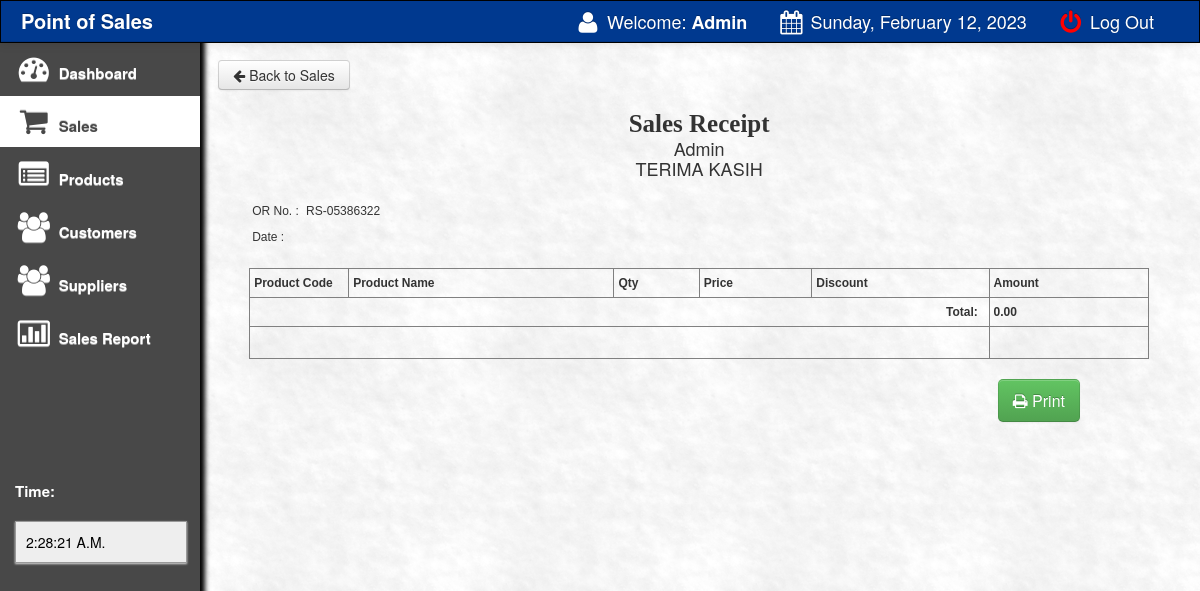
/main/preview.php?invoice=RS-05386322 (signed in), run on an earlier commit of the app's database.
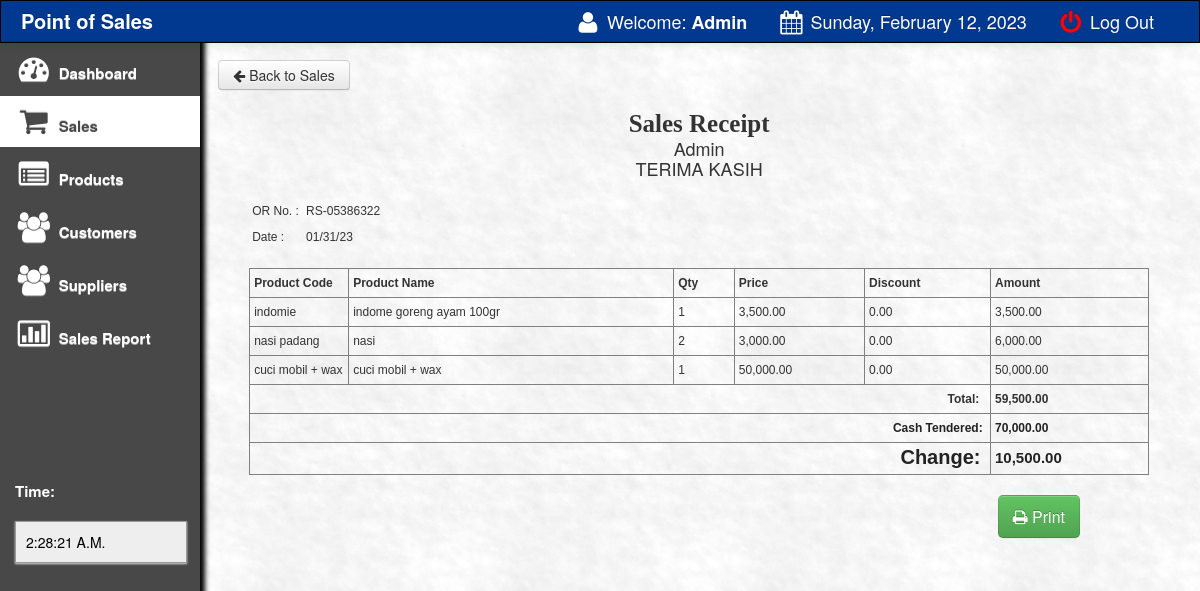
And on a later commit of the database.
### tables this page shows
CREATE TABLE `sales` (
  `transaction_id` int(11) NOT NULL,
  `invoice_number` varchar(100) NOT NULL,
  `cashier` varchar(100) NOT NULL,
  `date` varchar(100) NOT NULL,
  `type` varchar(100) NOT NULL,
  `amount` varchar(100) NOT NULL,
  `profit` varchar(100) NOT NULL,
  `due_date` varchar(100) NOT NULL,
  `name` varchar(100) NOT NULL,
  `balance` varchar(100) NOT NULL,
  `nama_toko` varchar(100) NOT NULL
);

CREATE TABLE `sales_order` (
  `transaction_id` int(11) NOT NULL,
  `invoice` varchar(100) NOT NULL,
  `product` varchar(100) NOT NULL,
  `qty` varchar(100) NOT NULL,
  `amount` varchar(100) NOT NULL,
  `profit` varchar(100) NOT NULL,
  `product_code` varchar(150) NOT NULL,
  `gen_name` varchar(200) NOT NULL,
  `name` varchar(200) NOT NULL,
  `price` varchar(100) NOT NULL,
  `discount` varchar(100) NOT NULL,
  `date` varchar(500) NOT NULL
);

### main/preview.php (the view, shortened to what this page needs)
<!DOCTYPE html>
<html>
<head>
 <link href="css/bootstrap.css" rel="stylesheet">
    <link rel="stylesheet" type="text/css" href="css/DT_bootstrap.css">
  <link rel="stylesheet" href="css/font-awesome.min.css">
    <link href="css/bootstrap-responsive.css" rel="stylesheet">
<link href="../style.css" media="screen" rel="stylesheet" type="text/css" />
<link href="src/facebox.css" media="screen" rel="stylesheet" type="text/css" />
<?php
$invoice=$_GET['invoice'];
include('../connect.php');
$result = $db->prepare("SELECT * FROM sales WHERE invoice_number= :userid");
$result->bindParam(':userid', $invoice);
$result->execute();
for($i=0; $row = $result->fetch(); $i++){
$invoice=$row['invoice_number'];
$date=$row['date'];
$cash=$row['due_date'];
$pt=$row['type'];
$am=$row['amount'];
if($pt=='cash'){
$cash=$row['due_date'];
$amount=$cash-$am;
}
}
?>
<?php
function createRandomPassword() {
	$chars = "003232303232023232023456789";
	$i = 0;
	$pass = '' ;
	while ($i <= 7) {
		$num = rand() % 33;
		$tmp = substr($chars, $num, 1);
		$pass = $pass . $tmp;
		$i++;
	}
	return $pass;
}
$finalcode='RS-'.createRandomPassword();
?>
<body>
<?php include('navfixed.php');?>
	<div class="container-fluid">
      <div class="row-fluid">
	<div class="span2">
             <div class="well sidebar-nav">
                 <ul class="nav nav-list">
              <li><a href="index.php"><i class="icon-dashboard icon-2x"></i> Dashboard </a></li>
			<li class="active"><a href="sales.php?id=cash&invoice"><i class="icon-shopping-cart icon-2x"></i> Sales</a>  </li>
			<li><a href="products.php"><i class="icon-list-alt icon-2x"></i> Products</a>                                     </li>
			<li><a href="customer.php"><i class="icon-group icon-2x"></i> Customers</a>                                    </li>
			<li><a href="supplier.php"><i class="icon-group icon-2x"></i> Suppliers</a>                                    </li>
			<li><a href="salesreport.php?d1=0&d2=0"><i class="icon-bar-chart icon-2x"></i> Sales Report</a>                </li>
				<br><br><br><br><br><br>
			<li>
			 <div class="hero-unit-clock">
			<form name="clock">
			<font color="white">Time: <br></font>&nbsp;<input style="width:150px;" type="ok" class="trans" name="face" value="">
			</form>
			  </div>
			</li>
				</ul>
          </div>
        </div>
	<div class="span10">
	<a href="sales.php?id=cash&invoice=<?php echo $finalcode ?>"><button class="btn btn-default"><i class="icon-arrow-left"></i> Back to Sales</button></a>
<div class="content" id="content">
<div style="margin: 0 auto; padding: 20px; width: 900px; font-weight: normal;">
	<div style="width: 100%; height: 190px;" >
	<div style="width: 900px; float: left;">
	<center><div style="font:bold 25px 'Aleo';">Sales Receipt</div>
	<?php echo $_SESSION['SESS_FIRST_NAME'] ?>	<br>
	TERIMA KASIH	<br>	<br>
	</center>
	</div>
	<div style="width: 136px; float: left; height: 70px;">
	<table cellpadding="3" cellspacing="0" style="font-family: arial; font-size: 12px;text-align:left;width : 100%;">
		<tr>
			<td>OR No. :</td>
			<td><?php echo $invoice ?></td>
		</tr>
		<tr>
			<td>Date :</td>
			<td><?php echo $date ?></td>
		</tr>
	</table>
	</div>
	</div>
	<div style="width: 100%; margin-top:-70px;">
	<table border="1" cellpadding="4" cellspacing="0" style="font-family: arial; font-size: 12px;	text-align:left;" width="100%">
		<thead>
			<tr>
				<th width="90"> Product Code </th>
				<th> Product Name </th>
				<th> Qty </th>
				<th> Price </th>
				<th> Discount </th>
				<th> Amount </th>
			</tr>
		</thead>
		<tbody>
				<?php
					$id=$_GET['invoice'];
					$result = $db->prepare("SELECT * FROM sales_order WHERE invoice= :userid");
					$result->bindParam(':userid', $id);
					$result->execute();
					for($i=0; $row = $result->fetch(); $i++){
				?>
				<tr class="record">
				<td><?php echo $row['product_code']; ?></td>
				<td><?php echo $row['gen_name']; ?></td>
				<td><?php echo $row['qty']; ?></td>
				<td>
				<?php
				$ppp=$row['price'];
				echo formatMoney($ppp, true);
				?>
				</td>
				<td>
				<?php
				$ddd=$row['discount'];
				echo formatMoney($ddd, true);
				?>
				</td>
				<td>
				<?php
				$dfdf=$row['amount'];
				echo formatMoney($dfdf, true);
				?>
				</td>
				</tr>
				<?php
					}
				?>
				<tr>
					<td colspan="5" style=" text-align:right;"><strong style="font-size: 12px;">Total: &nbsp;</strong></td>
					<td colspan="2"><strong style="font-size: 12px;">
					<?php
					$sdsd=$_GET['invoice'];
					$resultas = $db->prepare("SELECT sum(amount) FROM sales_order WHERE invoice= :a");
					$resultas->bindParam(':a', $sdsd);
					$resultas->execute();
					for($i=0; $rowas = $resultas->fetch(); $i++){
					$fgfg=$rowas['sum(amount)'];
					echo formatMoney($fgfg, true);
					}
					?>
					</strong></td>
				</tr>
				<?php if($pt=='cash'){
				?>
				<tr>
					<td colspan="5"style=" text-align:right;"><strong style="font-size: 12px; color: #222222;">Cash Tendered:&nbsp;</strong></td>
					<td colspan="2"><strong style="font-size: 12px; color: #222222;">
					<?php
					echo formatMoney($cash, true);
					?>
					</strong></td>
				</tr>
				<?php
				}
				?>
				<tr>
					<td colspan="5" style=" text-align:right;"><strong style="font-size: 12px; color: #222222;">
					<font style="font-size:20px;">
					<?php
					if($pt=='cash'){
					echo 'Change:';
					}
					?>&nbsp;
					</strong></td>
					<td colspan="2"><strong style="font-size: 15px; color: #222222;">
					<?php
					function formatMoney($number, $fractional=false) {
						if ($fractional) {
							$number = sprintf('%.2f', $number);
						}
						while (true) {
							$replaced = preg_replace('/(-?\d+)(\d\d\d)/', '$1,$2', $number);
							if ($replaced != $number) {
								$number = $replaced;
							} else {
								break;
							}
						}
						return $number;
					}
					if($pt=='cash'){
					echo formatMoney($amount, true);
					}
					?>
					</strong></td>
				</tr>
		</tbody>
	</table>
	</div>
	</div>
	</div>
	</div>
<div class="pull-right" style="margin-right:100px;">
		<a href="javascript:Clickheretoprint()" style="font-size:20px;"><button class="btn btn-success btn-large"><i class="icon-print"></i> Print</button></a>
		</div>
</div>
</div>

### main/navfixed.php (shortened to what this page needs)
<div class="navbar navbar-inverse navbar-fixed-top">
     <div class="navbar-inner">
       <div class="container-fluid">
         <a class="brand" href="#"><b>Point of Sales</b></a>
         <div class="nav-collapse collapse">
           <ul class="nav pull-right">
             <li><a><i class="icon-user icon-large"></i> Welcome:<strong> <?php echo $_SESSION['SESS_FIRST_NAME'];?></strong></a></li>
		 <li><a> <i class="icon-calendar icon-large"></i>
							<?php
							$Today = date('y:m:d');
							$new = date('l, F d, Y', strtotime($Today));
							echo $new;
							?>
			</a></li>
             <li><a href="../index.php"><font color="red"><i class="icon-off icon-large"></i></font> Log Out</a></li>
           </ul>
         </div>
       </div>
     </div>
   </div>

### style.css (style rules this page uses)
input { border: 1px solid #999; background: #EEEEEE; padding: 10px; box-shadow:0 1px 2px #ddd; -moz-box-shadow:0 1px 2px #ddd; -webkit-box-shadow:0 1px 2px #ddd; }

### main/preview.php (style rules this page uses)
.sidebar-nav { padding: 9px 0; }

What changed in the data, as far as the page shows it:
added sales: invoice_number "RS-05386322", date "01/31/23", due_date "70,000.00", formatMoney($amount, true) "10,500.00"
added sales_order: product_code "indomie", gen_name "indome goreng ayam 100gr", qty "1", price "3,500.00", discount "0.00", amount "3,500.00"
added sales_order: product_code "nasi padang", gen_name "nasi", qty "2", price "3,000.00", discount "0.00", amount "6,000.00"
added sales_order: product_code "cuci mobil + wax", gen_name "cuci mobil + wax", qty "1", price "50,000.00", discount "0.00", amount "50,000.00"
Also different on the page:
$invoice: "RS-05386322" → (not shown)
new list line: "59,500.00"
text now shown: "Cash Tendered: Change:"
list line gone: "0.00"
